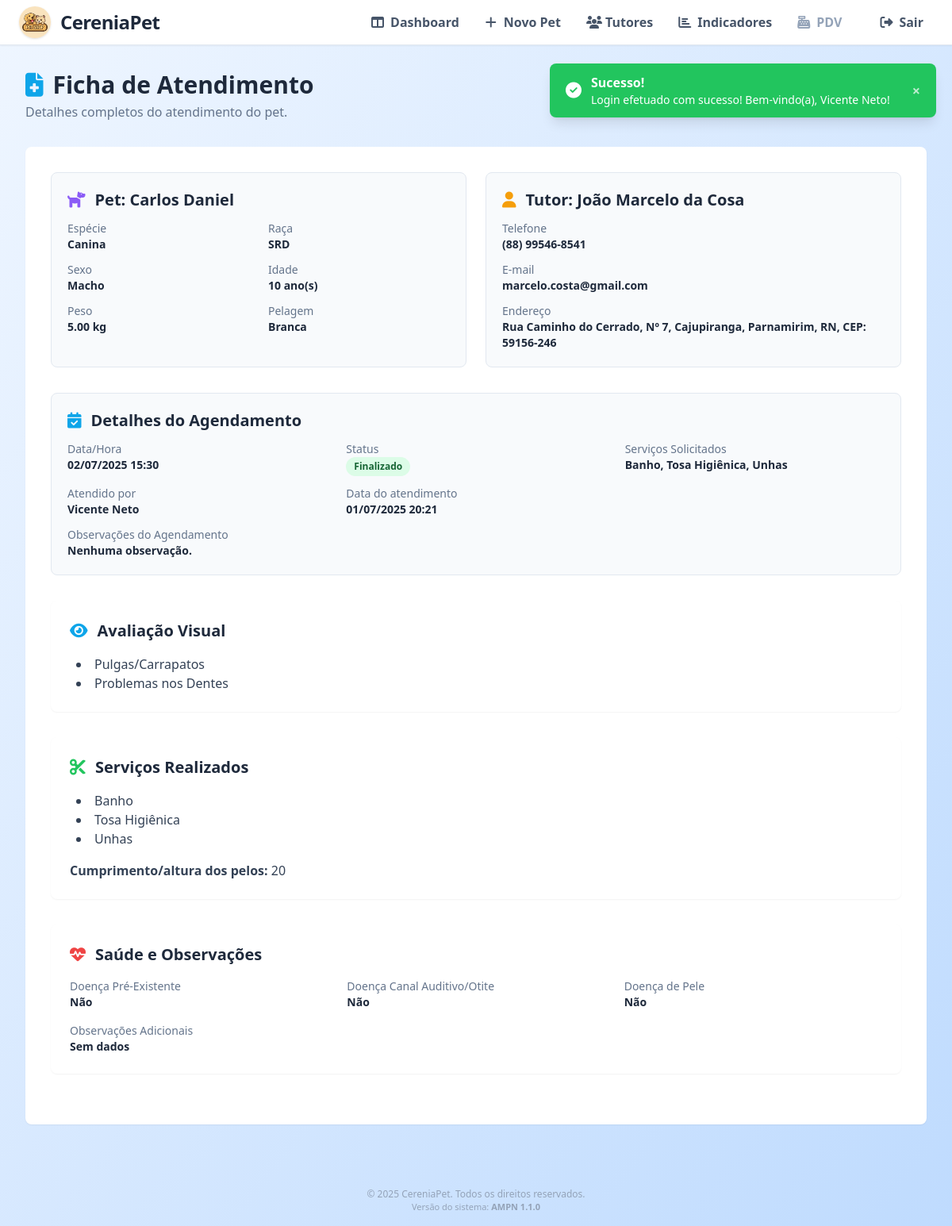
The app's page /pets/agendamentos/visualizar_ficha.php?id=16 (signed in) with its own data.
### tables this page shows
CREATE TABLE `agendamentos` (
  `id` int(11) NOT NULL,
  `pet_id` int(11) NOT NULL,
  `usuario_id` int(11) NOT NULL,
  `data_hora` datetime NOT NULL,
  `servico_id` int(11) NOT NULL,
  `transporte` enum('Sim','Não') DEFAULT 'Não',
  `status` enum('Pendente','Em Atendimento','Finalizado','Cancelado') DEFAULT 'Pendente',
  `criado_em` timestamp NOT NULL DEFAULT current_timestamp(),
  `observacoes` text DEFAULT NULL,
  `atualizado_em` timestamp NULL DEFAULT NULL ON UPDATE current_timestamp()
);

CREATE TABLE `pets` (
  `id` int(11) NOT NULL,
  `nome` varchar(100) NOT NULL,
  `especie` varchar(50) DEFAULT NULL,
  `raca` varchar(50) DEFAULT NULL,
  `idade` varchar(20) DEFAULT NULL,
  `nascimento` date DEFAULT NULL,
  `sexo` enum('Macho','Fêmea') DEFAULT NULL,
  `peso` decimal(5,2) DEFAULT NULL,
  `pelagem` varchar(50) DEFAULT NULL,
  `tutor_id` int(11) NOT NULL,
  `observacoes` text DEFAULT NULL,
  `criado_em` timestamp NOT NULL DEFAULT current_timestamp(),
  `atualizado_em` timestamp NULL DEFAULT NULL ON UPDATE current_timestamp()
);

CREATE TABLE `tutores` (
  `id` int(11) NOT NULL,
  `nome` varchar(100) NOT NULL,
  `email` varchar(100) NOT NULL,
  `telefone` varchar(20) NOT NULL,
  `atualizado_em` timestamp NULL DEFAULT NULL ON UPDATE current_timestamp(),
  `cep` varchar(9) DEFAULT NULL,
  `rua` varchar(100) DEFAULT NULL,
  `numero` varchar(10) DEFAULT NULL,
  `bairro` varchar(60) DEFAULT NULL,
  `cidade` varchar(60) DEFAULT NULL,
  `uf` varchar(2) DEFAULT NULL
);

CREATE TABLE `usuarios` (
  `id` int(11) NOT NULL,
  `nome` varchar(100) NOT NULL,
  `email` varchar(100) NOT NULL,
  `senha` varchar(255) NOT NULL,
  `tipo` enum('admin','funcionario') DEFAULT 'funcionario',
  `criado_em` timestamp NOT NULL DEFAULT current_timestamp(),
  `atualizado_em` timestamp NULL DEFAULT NULL ON UPDATE current_timestamp()
);

CREATE TABLE `fichas_petshop` (
  `id` int(11) NOT NULL,
  `agendamento_id` int(11) NOT NULL,
  `funcionario_id` int(11) NOT NULL,
  `data_preenchimento` datetime NOT NULL DEFAULT current_timestamp(),
  `altura_pelos` varchar(100) DEFAULT NULL,
  `doenca_pre_existente` varchar(255) DEFAULT NULL,
  `doenca_ouvido` varchar(255) DEFAULT NULL,
  `doenca_pele` varchar(255) DEFAULT NULL,
  `observacoes` text DEFAULT NULL
);

CREATE TABLE `ficha_observacoes` (
  `ficha_id` int(11) NOT NULL,
  `observacao_id` int(11) NOT NULL,
  `outros_detalhes` varchar(255) DEFAULT NULL
);

CREATE TABLE `observacoes_visuais` (
  `id` int(11) NOT NULL,
  `descricao` varchar(100) NOT NULL
);

### pets/agendamentos/visualizar_ficha.php (the view, shortened to what the rows shown need)
<?php
include "../../config/config.php";
$agendamentoId = $_GET['id'];
$query = "SELECT
            a.id as agendamento_id, a.data_hora, a.status, a.observacoes as obs_agendamento,
            p.id as pet_id, p.nome as pet_nome, p.especie, p.raca, p.idade, p.sexo, p.peso, p.pelagem,
            t.id as tutor_id, t.nome as tutor_nome, t.email, t.telefone, t.cep, t.rua, t.numero, t.bairro, t.cidade, t.uf,
            s.nome as servico_nome,
            f.id as ficha_id, f.altura_pelos, f.doenca_pre_existente, f.doenca_ouvido, f.doenca_pele, f.observacoes,
            u.nome as funcionario_nome, f.data_preenchimento
          FROM agendamentos a
          JOIN pets p ON a.pet_id = p.id
          JOIN tutores t ON p.tutor_id = t.id
          JOIN servicos s ON a.servico_id = s.id
          LEFT JOIN fichas_petshop f ON f.agendamento_id = a.id
          LEFT JOIN usuarios u ON f.funcionario_id = u.id
          WHERE a.id = :id";
$stmt = $pdo->prepare($query);
$stmt->bindValue(':id', $agendamentoId);
$stmt->execute();
$ficha = $stmt->fetch(PDO::FETCH_ASSOC);
$observacoes = [];
if ($ficha['ficha_id']) {
    $stmtObs = $pdo->prepare("SELECT ov.descricao, fo.outros_detalhes
                             FROM ficha_observacoes fo
                             JOIN observacoes_visuais ov ON fo.observacao_id = ov.id
                             WHERE fo.ficha_id = ?");
    $stmtObs->execute([$ficha['ficha_id']]);
    $observacoes = $stmtObs->fetchAll(PDO::FETCH_ASSOC);
}
$servicos = [];
if ($ficha['ficha_id']) {
    $stmtServ = $pdo->prepare("
        SELECT
            CASE
                WHEN fsr.servico_id = 0 THEN 'Outros'
                ELSE s.nome
            END as nome,
            fsr.outros_detalhes
        FROM ficha_servicos_realizados fsr
        LEFT JOIN servicos s ON fsr.servico_id = s.id
        WHERE fsr.ficha_id = ?
    ");
    $stmtServ->execute([$ficha['ficha_id']]);
    $servicos = $stmtServ->fetchAll(PDO::FETCH_ASSOC);
}
function formatarTelefone($telefone) {
    $telefone = preg_replace('/[^0-9]/', '', $telefone);
    if (strlen($telefone) === 11) {
        return preg_replace('/(\d{2})(\d{5})(\d{4})/', '($1) $2-$3', $telefone);
    } elseif (strlen($telefone) === 10) {
        return preg_replace('/(\d{2})(\d{4})(\d{4})/', '($1) $2-$3', $telefone);
    }
    return $telefone;
}
function formatarData($data, $formato = 'd/m/Y H:i') {
    $date = new DateTime($data);
    return $date->format($formato);
}
?>
<!DOCTYPE html>
<html lang="pt-BR">
<head>
    <link rel="stylesheet" href="https://cdnjs.cloudflare.com/ajax/libs/font-awesome/6.5.0/css/all.min.css">
    <script src="https://cdn.tailwindcss.com"></script>
</head>
<body class="min-h-screen bg-gradient-to-br from-blue-50 to-blue-200 flex flex-col">
    <main class="flex-1 w-full p-4 md:p-6 lg:p-8">
        <div class="mb-8 animate-fade-in">
            <div class="flex flex-col md:flex-row md:items-center md:justify-between gap-4">
                <div>
                    <h1 class="text-3xl font-bold text-slate-800 flex items-center gap-3">
                        <i class="fa-solid fa-file-medical text-sky-500"></i>
                        Ficha de Atendimento
                    </h1>
                </div>
            </div>
        </div>
        <div id="fichaContent" class="bg-white p-6 md:p-8 rounded-lg shadow-sm animate-fade-in">
            <div class="grid grid-cols-1 lg:grid-cols-2 gap-6 mb-8">
                <div class="bg-slate-50 p-5 rounded-lg border border-slate-200">
                    <h2 class="text-xl font-bold text-slate-800 mb-3 flex items-center gap-3">
                        <i class="fa-solid fa-dog text-violet-500"></i> Pet: <?= htmlspecialchars($ficha['pet_nome']); ?>
                    </h2>
                    <dl class="grid grid-cols-2 gap-x-6 gap-y-3 text-sm">
                        <div>
                            <dt class="font-medium text-slate-500">Espécie</dt>
                            <dd class="text-slate-800 font-semibold"><?= htmlspecialchars($ficha['especie']); ?></dd>
                        </div>
                        <div>
                            <dt class="font-medium text-slate-500">Raça</dt>
                            <dd class="text-slate-800 font-semibold"><?= htmlspecialchars($ficha['raca']); ?></dd>
                        </div>
                        <div>
                            <dt class="font-medium text-slate-500">Sexo</dt>
                            <dd class="text-slate-800 font-semibold"><?= htmlspecialchars($ficha['sexo']); ?></dd>
                        </div>
                        <div>
                            <dt class="font-medium text-slate-500">Idade</dt>
                            <dd class="text-slate-800 font-semibold"><?= htmlspecialchars($ficha['idade']); ?> ano(s)</dd>
                        </div>
                        <div>
                            <dt class="font-medium text-slate-500">Peso</dt>
                            <dd class="text-slate-800 font-semibold"><?= htmlspecialchars($ficha['peso']); ?> kg</dd>
                        </div>
                        <div>
                            <dt class="font-medium text-slate-500">Pelagem</dt>
                            <dd class="text-slate-800 font-semibold"><?= htmlspecialchars($ficha['pelagem'] ?: 'N/A'); ?></dd>
                        </div>
                    </dl>
                </div>
                <div class="bg-slate-50 p-5 rounded-lg border border-slate-200">
                    <h2 class="text-xl font-bold text-slate-800 mb-3 flex items-center gap-3">
                        <i class="fa-solid fa-user text-amber-500"></i> Tutor: <?= htmlspecialchars($ficha['tutor_nome']); ?>
                    </h2>
                    <dl class="space-y-3 text-sm">
                        <div>
                            <dt class="font-medium text-slate-500">Telefone</dt>
                            <dd class="text-slate-800 font-semibold"><?= htmlspecialchars(formatarTelefone($ficha['telefone'])); ?></dd>
                        </div>
                        <div>
                            <dt class="font-medium text-slate-500">E-mail</dt>
                            <dd class="text-slate-800 font-semibold"><?= htmlspecialchars($ficha['email']); ?></dd>
                        </div>
                        <div>
                        </div>
                    </dl>
                </div>
            </div>
            <div class="bg-slate-50 p-5 rounded-lg border border-slate-200 mb-8">
                <h2 class="text-xl font-bold text-slate-800 mb-3 flex items-center gap-3">
                    <i class="fa-solid fa-calendar-check text-sky-500"></i> Detalhes do Agendamento
                </h2>
                <dl class="grid grid-cols-1 sm:grid-cols-2 lg:grid-cols-3 gap-x-6 gap-y-3 text-sm">
                    <div>
                        <dt class="font-medium text-slate-500">Data/Hora</dt>
                        <dd class="text-slate-800 font-semibold"><?= formatarData($ficha['data_hora']) ?></dd>
                    </div>
                    <div>
                        <dd>
                            <span class="inline-block px-2.5 py-1 rounded-full text-xs font-semibold
                                <?= $ficha['status'] == 'Pendente' ? 'bg-yellow-100 text-yellow-800' :
                                   ($ficha['status'] == 'Em Atendimento' ? 'bg-blue-100 text-blue-800' :
                                   ($ficha['status'] == 'Finalizado' ? 'bg-green-100 text-green-800' :
                                   ($ficha['status'] == 'Cancelado' ? 'bg-red-100 text-red-800' : 'bg-slate-100 text-slate-800'))); ?>">
                                <?= htmlspecialchars($ficha['status']) ?>
                            </span>
                        </dd>
                    </div>
                    <div>
                        <dt class="font-medium text-slate-500">Atendido por</dt>
                        <dd class="text-slate-800 font-semibold"><?= htmlspecialchars($ficha['funcionario_nome'] ?? 'N/A') ?></dd>
                    </div>
                    <div>
                        <dt class="font-medium text-slate-500">Data do atendimento</dt>
                        <dd class="text-slate-800 font-semibold"><?= formatarData($ficha['data_preenchimento'] ?? '') ?></dd>
                    </div>
                    <div class="col-span-full">
                        <dt class="font-medium text-slate-500">Observações do Agendamento</dt>
                        <dd class="text-slate-800 font-semibold whitespace-pre-wrap"><?= htmlspecialchars($ficha['obs_agendamento'] ?: 'Nenhuma observação.') ?></dd>
                    </div>
                </dl>
            </div>
            <div class="bg-white p-6 rounded-lg shadow-sm animate-fade-in mb-8">
                <h2 class="text-xl font-bold text-slate-800 mb-4 flex items-center gap-3">
                    <i class="fa-solid fa-eye text-sky-500"></i> Avaliação Visual
                </h2>
                <?php if (!empty($observacoes)): ?>
                    <ul class="list-disc list-inside pl-2 text-slate-700">
                        <?php foreach ($observacoes as $obs): ?>
                            <li>
                                <?= htmlspecialchars($obs['descricao']) ?>
                            </li>
                        <?php endforeach; ?>
                    </ul>
                <?php else: ?>
                    <div class="text-slate-500 text-center py-4 border-2 border-dashed rounded-lg">Nenhuma observação visual registrada.</div>
                <?php endif; ?>
            </div>
            <div class="bg-white p-6 rounded-lg shadow-sm animate-fade-in mb-8">
                <h2 class="text-xl font-bold text-slate-800 mb-4 flex items-center gap-3">
                    <i class="fa-solid fa-scissors text-green-500"></i> Serviços Realizados
                </h2>
                <?php if (!empty($servicos)): ?>
                    <?php if (!empty($ficha['altura_pelos'])): ?>
                        <p class="mt-4 text-slate-700 font-semibold">Cumprimento/altura dos pelos: <span class="font-normal"><?= htmlspecialchars($ficha['altura_pelos']) ?></span></p>
                    <?php endif; ?>
                <?php else: ?>
                    <div class="text-slate-500 text-center py-4 border-2 border-dashed rounded-lg">Nenhum serviço registrado.</div>
                <?php endif; ?>
            </div>
            <div class="bg-white p-6 rounded-lg shadow-sm animate-fade-in mb-8">
                <h2 class="text-xl font-bold text-slate-800 mb-4 flex items-center gap-3">
                    <i class="fa-solid fa-heart-pulse text-red-500"></i> Saúde e Observações
                </h2>
                <dl class="grid grid-cols-1 md:grid-cols-3 gap-x-6 gap-y-4 text-sm">
                    <div>
                        <dt class="font-medium text-slate-500">Doença Pré-Existente</dt>
                        <dd class="text-slate-800 font-semibold"><?= !empty($ficha['doenca_pre_existente']) ? htmlspecialchars($ficha['doenca_pre_existente']) : 'Nenhuma' ?></dd>
                    </div>
                    <div>
                        <dt class="font-medium text-slate-500">Doença Canal Auditivo/Otite</dt>
                        <dd class="text-slate-800 font-semibold"><?= !empty($ficha['doenca_ouvido']) ? htmlspecialchars($ficha['doenca_ouvido']) : 'Nenhuma' ?></dd>
                    </div>
                    <div>
                        <dt class="font-medium text-slate-500">Doença de Pele</dt>
                        <dd class="text-slate-800 font-semibold"><?= !empty($ficha['doenca_pele']) ? htmlspecialchars($ficha['doenca_pele']) : 'Nenhuma' ?></dd>
                    </div>
                    <div class="col-span-full">
                        <dt class="font-medium text-slate-500">Observações Adicionais</dt>
                        <dd class="text-slate-800 font-semibold whitespace-pre-wrap"><?= !empty($ficha['observacoes']) ? nl2br(htmlspecialchars($ficha['observacoes'])) : 'Nenhuma' ?></dd>
                    </div>
                </dl>
            </div>
        </div>
    </main>
</body>
</html>

### records on screen
agendamentos: pet.nome "Carlos Daniel", pet.especie "Canina", pet.raca "SRD", pet.sexo "Macho", pet.idade "10", pet.peso "5.00", pet.pelagem "Branca", tutores.nome "João Marcelo da Cosa", tutores.telefone "(88) 99546-8541", tutores.email "marcelo.costa@gmail.com", data_hora "02/07/2025 15:30", status "Finalizado", usuario.nome "Vicente Neto", fichas_petshop.data_preenchimento "01/07/2025 20:21", observacoes "Nenhuma observação.", fichas_petshop.altura_pelos "20", fichas_petshop.doenca_pre_existente "Não", fichas_petshop.doenca_ouvido "Não", fichas_petshop.doenca_pele "Não", fichas_petshop.observacoes "Sem dados"
ficha_observacoes: observacao.descricao "Pulgas/Carrapatos"
ficha_observacoes: observacao.descricao "Problemas nos Dentes"

### other values on screen
$toastType === 'success' ? 'Sucesso!' : 'Erro!' "Sucesso!"
$toastMessage "Login efetuado com sucesso! Bem-vindo(a), Vicente Neto!"
montarEndereco($ficha) "Rua Caminho do Cerrado, Nº 7, Cajupiranga, Parnamirim, RN, CEP: 59156-246"
implode(', ', $servicosAgendamento) "Banho, Tosa Higiênica, Unhas"
$nome "Banho"
$nome "Tosa Higiênica"
$nome "Unhas"
